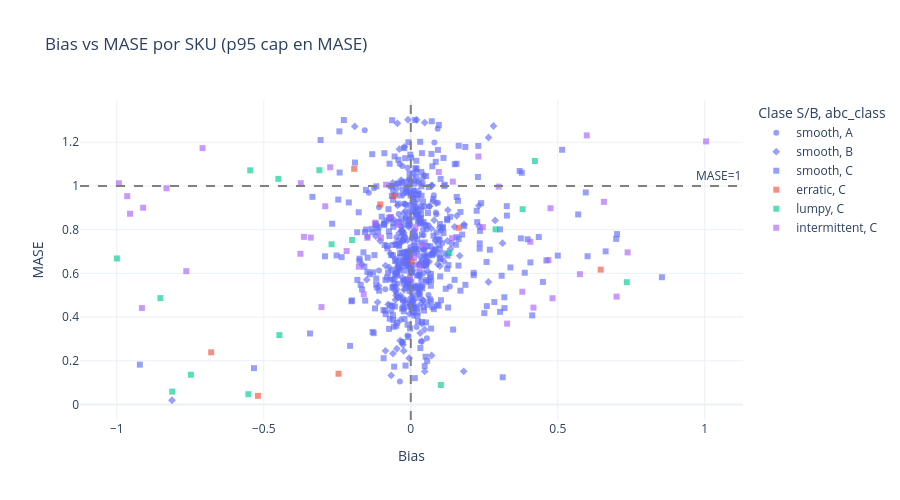

Source (notebook cell):
### Markdown cell above
## 7 — Bias vs MASE (scatter por SKU)

### Code cell
scatter_df = valid[valid["bias"].notna() & valid["mase"].notna()].copy()
mase_cap = scatter_df["mase"].quantile(0.95)
scatter_df = scatter_df[scatter_df["mase"] <= mase_cap]

fig = px.scatter(
    scatter_df,
    x="bias",
    y="mase",
    color="sb_class",
    symbol="abc_class",
    hover_data=["sku", "model_winner", "n_obs"],
    title="Bias vs MASE por SKU (p95 cap en MASE)",
    labels={"bias": "Bias", "mase": "MASE", "sb_class": "Clase S/B"},
    template="plotly_white",
    opacity=0.65,
)
fig.add_vline(x=0, line_dash="dash", line_color="gray")
fig.add_hline(y=1, line_dash="dash", line_color="gray", annotation_text="MASE=1")
fig.update_layout(height=500)
fig.show()

### Figure 1 — Plotly figure (JSON) as saved in the notebook; plotly's stock layout.template omitted (floating-point values rounded to 4 significant figures; data arrays with more than 128 entries replaced by an {"elided": "..."} marker saying what was removed)
{"data": [{"customdata": {"elided": "91x3 mixed values"}, "hovertemplate": "Clase S/B=smooth<br>abc_class=A<br>Bias=%{x}<br>MASE=%{y}<br>sku=%{customdata[0]}<br>model_winner=%{customdata[1]}<br>n_obs=%{customdata[2]}<extra></extra>", "legendgroup": "smooth, A", "marker": {"color": "#636efa", "opacity": 0.65, "symbol": "circle"}, "mode": "markers", "name": "smooth, A", "orientation": "v", "showlegend": true, "type": "scatter", "x": [0.05985, -0.02916, 0.04184, -0.01547, 0.02418, 0.003254, -0.02317, 0.09214, 0.07831, -0.02474, -0.02404, -0.01701, 0.02246, 0.03376, -0.02277, -0.01121, 0.08419, -0.001712, 0.02976, 0.06003, -0.01862, -0.009198, -0.1428, -0.002024, -0.06166, 0.09581, -0.02615, -0.005694, -0.02723, -0.003855, 0.0519, 0.01522, -0.04688, 0.0007477, -0.0409, 0.08526, 0.01592, 0.1327, 0.01162, -0.008474, -0.02907, 0.08729, -0.1567, -0.1158, 0.01796, -0.002528, -0.04481, -0.03789, 0.0713, 0.05369, -0.02646, -0.1081, 0.04307, 0.09153, 0.0547, -0.01732, 0.0629, -0.05302, -0.04888, 0.01522, 0.0002748, 0.03475, 0.05648, 0.09615, 0.03782, -0.02482, 0.08008, 0.01217, 0.1071, -0.001621, 0.01151, 0.04822, 0.06225, 0.07465, 0.03536, -0.08661, 0.01591, -0.06635, -0.03194, -0.03717, -0.1472, -0.05422, -0.04907, -0.06069, 0.009375, -0.1252, 0.1026, -0.1082, 0.01953, -0.01128, -0.004184], "xaxis": "x", "y": [0.8195, 0.6568, 0.8016, 0.6917, 0.5913, 0.7631, 0.4397, 0.9232, 0.9577, 0.8218, 0.9191, 0.8551, 1.021, 0.7391, 0.5688, 1.083, 0.7098, 0.6771, 0.5948, 0.5014, 0.6733, 0.6631, 0.9688, 0.8261, 0.5729, 0.7573, 0.4726, 1.034, 0.5672, 1.03, 0.6743, 0.7691, 1.01, 1.02, 0.8717, 0.8781, 0.5387, 0.5396, 0.6935, 0.9756, 1.091, 0.8702, 1.255, 0.533, 0.8986, 0.6796, 0.5522, 1.1, 0.6931, 0.8006, 0.7522, 0.9032, 0.7741, 1.262, 0.3036, 0.6545, 0.9056, 0.9612, 0.7649, 0.699, 0.6409, 0.2887, 0.6556, 0.6912, 0.6631, 0.6991, 1.198, 0.5404, 0.7374, 0.7211, 0.4431, 0.825, 0.5656, 0.9313, 0.5682, 0.5269, 0.6406, 0.4282, 0.7989, 0.1056, 0.7682, 0.5396, 0.5112, 0.9781, 0.4058, 0.9892, 0.7963, 0.6136, 0.3553, 0.3154, 0.8851], "yaxis": "y"}, {"customdata": {"elided": "157x3 mixed values"}, "hovertemplate": "Clase S/B=smooth<br>abc_class=B<br>Bias=%{x}<br>MASE=%{y}<br>sku=%{customdata[0]}<br>model_winner=%{customdata[1]}<br>n_obs=%{customdata[2]}<extra></extra>", "legendgroup": "smooth, B", "marker": {"color": "#636efa", "opacity": 0.65, "symbol": "diamond"}, "mode": "markers", "name": "smooth, B", "orientation": "v", "showlegend": true, "type": "scatter", "x": {"elided": "157 float values"}, "xaxis": "x", "y": {"elided": "157 float values"}, "yaxis": "y"}, {"customdata": {"elided": "386x3 mixed values"}, "hovertemplate": "Clase S/B=smooth<br>abc_class=C<br>Bias=%{x}<br>MASE=%{y}<br>sku=%{customdata[0]}<br>model_winner=%{customdata[1]}<br>n_obs=%{customdata[2]}<extra></extra>", "legendgroup": "smooth, C", "marker": {"color": "#636efa", "opacity": 0.65, "symbol": "square"}, "mode": "markers", "name": "smooth, C", "orientation": "v", "showlegend": true, "type": "scatter", "x": {"elided": "386 float values"}, "xaxis": "x", "y": {"elided": "386 float values"}, "yaxis": "y"}, {"customdata": [["SKU-00345", "AutoETS", 36], ["SKU-00678", "AutoARIMA", 35], ["SKU-00024", "AutoETS", 32], ["SKU-00642", "AutoARIMA", 36], ["SKU-00208", "AutoETS", 35], ["SKU-00326", "AutoARIMA", 36], ["SKU-00465", "AutoETS", 36], ["SKU-00719", "AutoARIMA", 36], ["SKU-00386", "AutoETS", 36]], "hovertemplate": "Clase S/B=erratic<br>abc_class=C<br>Bias=%{x}<br>MASE=%{y}<br>sku=%{customdata[0]}<br>model_winner=%{customdata[1]}<br>n_obs=%{customdata[2]}<extra></extra>", "legendgroup": "erratic, C", "marker": {"color": "#EF553B", "opacity": 0.65, "symbol": "square"}, "mode": "markers", "name": "erratic, C", "orientation": "v", "showlegend": true, "type": "scatter", "x": [-0.5201, -0.679, -0.2458, -0.1036, 0.1634, 0.003199, 0.6459, -0.05804, -0.1926], "xaxis": "x", "y": [0.03986, 0.2389, 0.1409, 0.9158, 0.8088, 0.6544, 0.617, 0.9536, 1.079], "yaxis": "y"}, {"customdata": [["SKU-00139", "ADIDA", 31], ["SKU-00522", "ADIDA", 33], ["SKU-00496", "ADIDA", 35], ["SKU-00673", "CrostonSBA", 36], ["SKU-00695", "ADIDA", 35], ["SKU-00756", "CrostonSBA", 33], ["SKU-00348", "ADIDA", 32], ["SKU-00078", "ADIDA", 27], ["SKU-00486", "CrostonSBA", 32], ["SKU-00103", "ADIDA", 28], ["SKU-00272", "CrostonSBA", 35], ["SKU-00033", "ADIDA", 33], ["SKU-00161", "ADIDA", 34], ["SKU-00573", "ADIDA", 29], ["SKU-00662", "CrostonSBA", 33], ["SKU-00577", "ADIDA", 31], ["SKU-00566", "CrostonSBA", 33]], "hovertemplate": "Clase S/B=lumpy<br>abc_class=C<br>Bias=%{x}<br>MASE=%{y}<br>sku=%{customdata[0]}<br>model_winner=%{customdata[1]}<br>n_obs=%{customdata[2]}<extra></extra>", "legendgroup": "lumpy, C", "marker": {"color": "#00cc96", "opacity": 0.65, "symbol": "square"}, "mode": "markers", "name": "lumpy, C", "orientation": "v", "showlegend": true, "type": "scatter", "x": [-0.8115, -0.748, -0.5525, -0.1996, 0.2885, -0.2696, -0.4505, 0.7347, 0.1312, -0.5462, 0.4221, -0.9997, 0.1022, -0.447, 0.3805, -0.8519, -0.3109], "xaxis": "x", "y": [0.05914, 0.1365, 0.04743, 0.7528, 0.8015, 0.7332, 1.033, 0.5597, 0.6929, 1.071, 1.114, 0.6683, 0.08936, 0.3177, 0.8937, 0.487, 1.072], "yaxis": "y"}, {"customdata": {"elided": "48x3 mixed values"}, "hovertemplate": "Clase S/B=intermittent<br>abc_class=C<br>Bias=%{x}<br>MASE=%{y}<br>sku=%{customdata[0]}<br>model_winner=%{customdata[1]}<br>n_obs=%{customdata[2]}<extra></extra>", "legendgroup": "intermittent, C", "marker": {"color": "#ab63fa", "opacity": 0.65, "symbol": "square"}, "mode": "markers", "name": "intermittent, C", "orientation": "v", "showlegend": true, "type": "scatter", "x": [0.03999, -0.2743, -0.9103, 0.01089, 0.482, 0.3276, 0.4681, 0.6569, -0.3038, 0.09535, -0.1602, 0.1429, 0.1404, 0.02901, 0.3794, -0.1768, -0.7637, -0.993, -0.3742, 0.2451, -0.06905, -0.04296, -0.3635, 0.01596, -0.08401, 1.004, 0.7376, 0.4065, 0.5752, -0.9646, 0.4172, 0.2989, 0.4752, 0.5985, -0.2184, -0.955, -0.002927, -0.1479, -0.7083, 0.23, -0.121, 0.7, -0.9147, -0.3754, -0.2911, -0.1015, -0.3402, -0.8309], "xaxis": "x", "y": [0.729, 1.086, 0.9005, 0.6704, 0.4865, 0.3701, 0.661, 0.9274, 0.4458, 1.064, 0.504, 1.02, 0.7612, 0.6277, 0.5161, 0.6304, 0.6102, 1.013, 1.013, 0.8117, 0.8574, 0.8222, 0.767, 0.8109, 1.006, 1.204, 0.696, 0.7447, 0.5965, 0.9532, 0.4435, 0.9969, 0.8982, 1.231, 0.7023, 0.8728, 0.5787, 0.7629, 1.173, 1.135, 0.8319, 0.4937, 0.4415, 0.6898, 0.9071, 0.7637, 0.7638, 0.9894], "yaxis": "y"}], "layout": {"annotations": [{"showarrow": false, "text": "MASE=1", "x": 1, "xanchor": "right", "xref": "x domain", "y": 1, "yanchor": "bottom", "yref": "y"}], "height": 500, "legend": {"title": {"text": "Clase S/B, abc_class"}, "tracegroupgap": 0}, "shapes": [{"line": {"color": "gray", "dash": "dash"}, "type": "line", "x0": 0, "x1": 0, "xref": "x", "y0": 0, "y1": 1, "yref": "y domain"}, {"line": {"color": "gray", "dash": "dash"}, "type": "line", "x0": 0, "x1": 1, "xref": "x domain", "y0": 1, "y1": 1, "yref": "y"}], "title": {"text": "Bias vs MASE por SKU (p95 cap en MASE)"}, "xaxis": {"anchor": "y", "domain": [0, 1], "title": {"text": "Bias"}}, "yaxis": {"anchor": "x", "domain": [0, 1], "title": {"text": "MASE"}}}}
